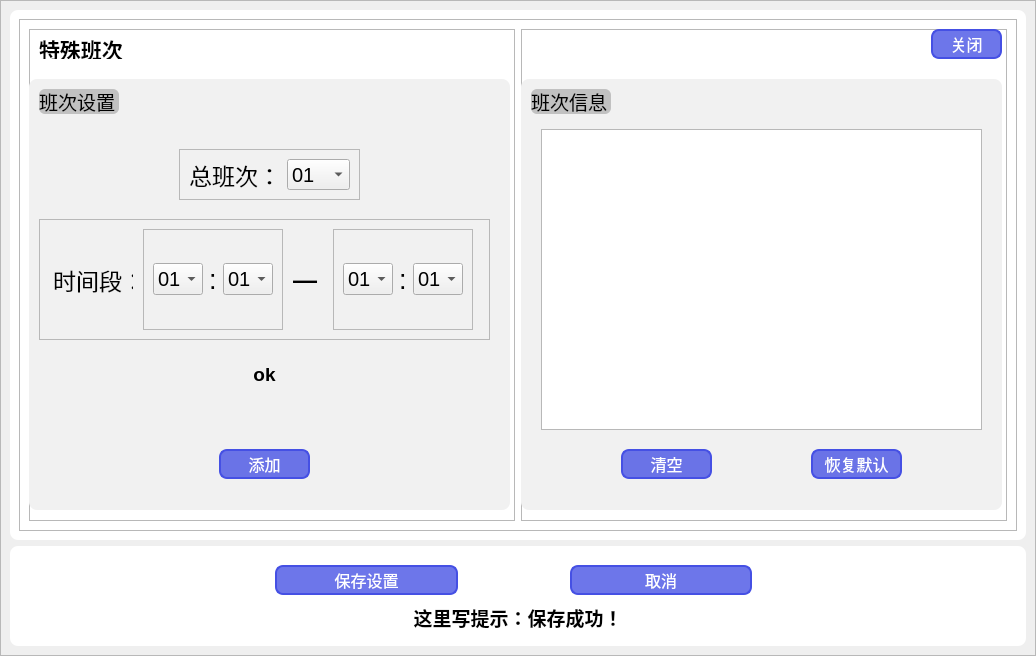
<?xml version="1.0" encoding="UTF-8"?>
<ui version="4.0">
 <class>MainWindow</class>
 <widget class="QMainWindow" name="MainWindow">
  <property name="geometry">
   <rect>
    <x>0</x>
    <y>0</y>
    <width>1036</width>
    <height>656</height>
   </rect>
  </property>
  <property name="minimumSize">
   <size>
    <width>1036</width>
    <height>656</height>
   </size>
  </property>
  <property name="maximumSize">
   <size>
    <width>1036</width>
    <height>656</height>
   </size>
  </property>
  <property name="windowTitle">
   <string>MainWindow</string>
  </property>
  <property name="styleSheet">
   <string notr="true"/>
  </property>
  <widget class="QWidget" name="centralwidget">
   <layout class="QVBoxLayout" name="verticalLayout">
    <property name="spacing">
     <number>0</number>
    </property>
    <property name="leftMargin">
     <number>0</number>
    </property>
    <property name="topMargin">
     <number>0</number>
    </property>
    <property name="rightMargin">
     <number>0</number>
    </property>
    <property name="bottomMargin">
     <number>0</number>
    </property>
    <item>
     <widget class="QFrame" name="frame">
      <property name="styleSheet">
       <string notr="true">#frame{
border-image: url(:/images/images/background.png);
}</string>
      </property>
      <property name="frameShape">
       <enum>QFrame::StyledPanel</enum>
      </property>
      <property name="frameShadow">
       <enum>QFrame::Raised</enum>
      </property>
      <layout class="QVBoxLayout" name="verticalLayout_3">
       <item>
        <widget class="QFrame" name="frame_3">
         <property name="styleSheet">
          <string notr="true">#frame_3{
	background-color: rgb(255, 255, 255);
 	border-radius:8px;

}</string>
         </property>
         <property name="frameShape">
          <enum>QFrame::StyledPanel</enum>
         </property>
         <property name="frameShadow">
          <enum>QFrame::Raised</enum>
         </property>
         <layout class="QHBoxLayout" name="horizontalLayout">
          <item>
           <widget class="QFrame" name="frame_2">
            <property name="frameShape">
             <enum>QFrame::StyledPanel</enum>
            </property>
            <property name="frameShadow">
             <enum>QFrame::Raised</enum>
            </property>
            <layout class="QHBoxLayout" name="horizontalLayout_3">
             <item>
              <widget class="QFrame" name="frame_6">
               <property name="frameShape">
                <enum>QFrame::StyledPanel</enum>
               </property>
               <property name="frameShadow">
                <enum>QFrame::Raised</enum>
               </property>
               <widget class="QFrame" name="frame_8">
                <property name="geometry">
                 <rect>
                  <x>0</x>
                  <y>50</y>
                  <width>481</width>
                  <height>431</height>
                 </rect>
                </property>
                <property name="styleSheet">
                 <string notr="true">#frame_8{
color: rgb(255, 255, 255);
border-radius:8px;
	background-color: rgb(241, 241, 241);

}
</string>
                </property>
                <property name="frameShape">
                 <enum>QFrame::StyledPanel</enum>
                </property>
                <property name="frameShadow">
                 <enum>QFrame::Raised</enum>
                </property>
                <widget class="QLabel" name="label_2">
                 <property name="geometry">
                  <rect>
                   <x>10</x>
                   <y>10</y>
                   <width>80</width>
                   <height>25</height>
                  </rect>
                 </property>
                 <property name="minimumSize">
                  <size>
                   <width>80</width>
                   <height>25</height>
                  </size>
                 </property>
                 <property name="maximumSize">
                  <size>
                   <width>80</width>
                   <height>25</height>
                  </size>
                 </property>
                 <property name="font">
                  <font>
                   <pointsize>14</pointsize>
                  </font>
                 </property>
                 <property name="styleSheet">
                  <string notr="true">#label_2{
	background-color:rgb(193, 193, 193);
border-radius:6px;

}</string>
                 </property>
                 <property name="text">
                  <string>班次设置</string>
                 </property>
                </widget>
                <widget class="QPushButton" name="pushButton_3">
                 <property name="geometry">
                  <rect>
                   <x>190</x>
                   <y>370</y>
                   <width>91</width>
                   <height>30</height>
                  </rect>
                 </property>
                 <property name="minimumSize">
                  <size>
                   <width>0</width>
                   <height>30</height>
                  </size>
                 </property>
                 <property name="maximumSize">
                  <size>
                   <width>16777215</width>
                   <height>30</height>
                  </size>
                 </property>
                 <property name="font">
                  <font>
                   <pointsize>12</pointsize>
                  </font>
                 </property>
                 <property name="styleSheet">
                  <string notr="true">#pushButton_3{
color: rgb(255, 255, 255);
border-radius:8px;
background-color: rgb(69, 80, 228,200);
border:2px solid  rgb(69, 80, 228);
}

#pushButton_3:hover{
background-color: rgb(69, 80, 228,100);
color:black;
}



#pushButton_3:pressed{
background-color:  rgb(69, 80, 228,150);
color:black;
padding-top:3px;
padding-left:3px;
}</string>
                 </property>
                 <property name="text">
                  <string>添加</string>
                 </property>
                </widget>
                <widget class="QFrame" name="frame_7">
                 <property name="geometry">
                  <rect>
                   <x>150</x>
                   <y>70</y>
                   <width>181</width>
                   <height>51</height>
                  </rect>
                 </property>
                 <property name="frameShape">
                  <enum>QFrame::StyledPanel</enum>
                 </property>
                 <property name="frameShadow">
                  <enum>QFrame::Raised</enum>
                 </property>
                 <layout class="QHBoxLayout" name="horizontalLayout_4">
                  <item>
                   <widget class="QLabel" name="label_4">
                    <property name="font">
                     <font>
                      <pointsize>17</pointsize>
                     </font>
                    </property>
                    <property name="text">
                     <string>总班次：</string>
                    </property>
                   </widget>
                  </item>
                  <item>
                   <widget class="QComboBox" name="comboBox_7">
                    <property name="font">
                     <font>
                      <pointsize>15</pointsize>
                     </font>
                    </property>
                    <item>
                     <property name="text">
                      <string>01</string>
                     </property>
                    </item>
                    <item>
                     <property name="text">
                      <string>02</string>
                     </property>
                    </item>
                    <item>
                     <property name="text">
                      <string>03</string>
                     </property>
                    </item>
                   </widget>
                  </item>
                 </layout>
                </widget>
                <widget class="QFrame" name="frame_10">
                 <property name="geometry">
                  <rect>
                   <x>10</x>
                   <y>140</y>
                   <width>451</width>
                   <height>121</height>
                  </rect>
                 </property>
                 <property name="frameShape">
                  <enum>QFrame::StyledPanel</enum>
                 </property>
                 <property name="frameShadow">
                  <enum>QFrame::Raised</enum>
                 </property>
                 <layout class="QHBoxLayout" name="horizontalLayout_5">
                  <item>
                   <widget class="QLabel" name="label_9">
                    <property name="minimumSize">
                     <size>
                      <width>80</width>
                      <height>0</height>
                     </size>
                    </property>
                    <property name="maximumSize">
                     <size>
                      <width>80</width>
                      <height>16777215</height>
                     </size>
                    </property>
                    <property name="font">
                     <font>
                      <pointsize>17</pointsize>
                     </font>
                    </property>
                    <property name="text">
                     <string>时间段：</string>
                    </property>
                   </widget>
                  </item>
                  <item>
                   <widget class="QFrame" name="frame_12">
                    <property name="minimumSize">
                     <size>
                      <width>140</width>
                      <height>0</height>
                     </size>
                    </property>
                    <property name="maximumSize">
                     <size>
                      <width>140</width>
                      <height>16777215</height>
                     </size>
                    </property>
                    <property name="frameShape">
                     <enum>QFrame::StyledPanel</enum>
                    </property>
                    <property name="frameShadow">
                     <enum>QFrame::Raised</enum>
                    </property>
                    <layout class="QHBoxLayout" name="horizontalLayout_7">
                     <item>
                      <widget class="QComboBox" name="comboBox_12">
                       <property name="maximumSize">
                        <size>
                         <width>50</width>
                         <height>16777215</height>
                        </size>
                       </property>
                       <property name="font">
                        <font>
                         <pointsize>15</pointsize>
                        </font>
                       </property>
                       <item>
                        <property name="text">
                         <string>01</string>
                        </property>
                       </item>
                       <item>
                        <property name="text">
                         <string>99</string>
                        </property>
                       </item>
                       <item>
                        <property name="text">
                         <string>02</string>
                        </property>
                       </item>
                       <item>
                        <property name="text">
                         <string>03</string>
                        </property>
                       </item>
                      </widget>
                     </item>
                     <item>
                      <widget class="QLabel" name="label_11">
                       <property name="maximumSize">
                        <size>
                         <width>10</width>
                         <height>16777215</height>
                        </size>
                       </property>
                       <property name="font">
                        <font>
                         <pointsize>20</pointsize>
                        </font>
                       </property>
                       <property name="text">
                        <string>:</string>
                       </property>
                      </widget>
                     </item>
                     <item>
                      <widget class="QComboBox" name="comboBox_13">
                       <property name="maximumSize">
                        <size>
                         <width>50</width>
                         <height>16777215</height>
                        </size>
                       </property>
                       <property name="font">
                        <font>
                         <pointsize>15</pointsize>
                        </font>
                       </property>
                       <item>
                        <property name="text">
                         <string>01</string>
                        </property>
                       </item>
                       <item>
                        <property name="text">
                         <string>99</string>
                        </property>
                       </item>
                       <item>
                        <property name="text">
                         <string>02</string>
                        </property>
                       </item>
                       <item>
                        <property name="text">
                         <string>03</string>
                        </property>
                       </item>
                      </widget>
                     </item>
                    </layout>
                   </widget>
                  </item>
                  <item>
                   <widget class="QLabel" name="label_12">
                    <property name="minimumSize">
                     <size>
                      <width>30</width>
                      <height>0</height>
                     </size>
                    </property>
                    <property name="maximumSize">
                     <size>
                      <width>30</width>
                      <height>16777215</height>
                     </size>
                    </property>
                    <property name="font">
                     <font>
                      <pointsize>18</pointsize>
                      <weight>75</weight>
                      <bold>true</bold>
                      <underline>false</underline>
                     </font>
                    </property>
                    <property name="text">
                     <string>—</string>
                    </property>
                   </widget>
                  </item>
                  <item>
                   <widget class="QFrame" name="frame_11">
                    <property name="minimumSize">
                     <size>
                      <width>140</width>
                      <height>0</height>
                     </size>
                    </property>
                    <property name="maximumSize">
                     <size>
                      <width>140</width>
                      <height>16777215</height>
                     </size>
                    </property>
                    <property name="frameShape">
                     <enum>QFrame::StyledPanel</enum>
                    </property>
                    <property name="frameShadow">
                     <enum>QFrame::Raised</enum>
                    </property>
                    <layout class="QHBoxLayout" name="horizontalLayout_6">
                     <item>
                      <widget class="QComboBox" name="comboBox_10">
                       <property name="maximumSize">
                        <size>
                         <width>50</width>
                         <height>16777215</height>
                        </size>
                       </property>
                       <property name="font">
                        <font>
                         <pointsize>15</pointsize>
                        </font>
                       </property>
                       <item>
                        <property name="text">
                         <string>01</string>
                        </property>
                       </item>
                       <item>
                        <property name="text">
                         <string>99</string>
                        </property>
                       </item>
                       <item>
                        <property name="text">
                         <string>02</string>
                        </property>
                       </item>
                       <item>
                        <property name="text">
                         <string>03</string>
                        </property>
                       </item>
                      </widget>
                     </item>
                     <item>
                      <widget class="QLabel" name="label_10">
                       <property name="maximumSize">
                        <size>
                         <width>10</width>
                         <height>16777215</height>
                        </size>
                       </property>
                       <property name="font">
                        <font>
                         <pointsize>20</pointsize>
                        </font>
                       </property>
                       <property name="text">
                        <string>:</string>
                       </property>
                      </widget>
                     </item>
                     <item>
                      <widget class="QComboBox" name="comboBox_11">
                       <property name="maximumSize">
                        <size>
                         <width>50</width>
                         <height>16777215</height>
                        </size>
                       </property>
                       <property name="font">
                        <font>
                         <pointsize>15</pointsize>
                        </font>
                       </property>
                       <item>
                        <property name="text">
                         <string>01</string>
                        </property>
                       </item>
                       <item>
                        <property name="text">
                         <string>99</string>
                        </property>
                       </item>
                       <item>
                        <property name="text">
                         <string>02</string>
                        </property>
                       </item>
                       <item>
                        <property name="text">
                         <string>03</string>
                        </property>
                       </item>
                      </widget>
                     </item>
                    </layout>
                   </widget>
                  </item>
                 </layout>
                </widget>
                <widget class="QTextEdit" name="textEdit_3">
                 <property name="geometry">
                  <rect>
                   <x>30</x>
                   <y>280</y>
                   <width>411</width>
                   <height>61</height>
                  </rect>
                 </property>
                 <property name="styleSheet">
                  <string notr="true">border:none;
background-color: rgb(255, 255, 255,0);</string>
                 </property>
                 <property name="html">
                  <string>&lt;!DOCTYPE HTML PUBLIC &quot;-//W3C//DTD HTML 4.0//EN&quot; &quot;http://www.w3.org/TR/REC-html40/strict.dtd&quot;&gt;
&lt;html&gt;&lt;head&gt;&lt;meta name=&quot;qrichtext&quot; content=&quot;1&quot; /&gt;&lt;style type=&quot;text/css&quot;&gt;
p, li { white-space: pre-wrap; }
&lt;/style&gt;&lt;/head&gt;&lt;body style=&quot; font-family:'SimSun'; font-size:9pt; font-weight:400; font-style:normal;&quot;&gt;
&lt;p align=&quot;center&quot; style=&quot; margin-top:0px; margin-bottom:0px; margin-left:0px; margin-right:0px; -qt-block-indent:0; text-indent:0px;&quot;&gt;&lt;span style=&quot; font-size:14pt; font-weight:600;&quot;&gt;ok&lt;/span&gt;&lt;/p&gt;&lt;/body&gt;&lt;/html&gt;</string>
                 </property>
                </widget>
               </widget>
               <widget class="QLabel" name="label">
                <property name="geometry">
                 <rect>
                  <x>10</x>
                  <y>10</y>
                  <width>171</width>
                  <height>20</height>
                 </rect>
                </property>
                <property name="minimumSize">
                 <size>
                  <width>0</width>
                  <height>20</height>
                 </size>
                </property>
                <property name="maximumSize">
                 <size>
                  <width>16777215</width>
                  <height>20</height>
                 </size>
                </property>
                <property name="font">
                 <font>
                  <pointsize>16</pointsize>
                  <weight>75</weight>
                  <bold>true</bold>
                 </font>
                </property>
                <property name="styleSheet">
                 <string notr="true">#label{
	background-color: none;

}</string>
                </property>
                <property name="text">
                 <string>特殊班次</string>
                </property>
               </widget>
              </widget>
             </item>
             <item>
              <widget class="QFrame" name="frame_5">
               <property name="frameShape">
                <enum>QFrame::StyledPanel</enum>
               </property>
               <property name="frameShadow">
                <enum>QFrame::Raised</enum>
               </property>
               <widget class="QFrame" name="frame_9">
                <property name="geometry">
                 <rect>
                  <x>0</x>
                  <y>50</y>
                  <width>481</width>
                  <height>431</height>
                 </rect>
                </property>
                <property name="styleSheet">
                 <string notr="true">#frame_9{
color: rgb(255, 255, 255);
border-radius:8px;
	background-color: rgb(241, 241, 241);

}
</string>
                </property>
                <property name="frameShape">
                 <enum>QFrame::StyledPanel</enum>
                </property>
                <property name="frameShadow">
                 <enum>QFrame::Raised</enum>
                </property>
                <widget class="QLabel" name="label_3">
                 <property name="geometry">
                  <rect>
                   <x>10</x>
                   <y>10</y>
                   <width>80</width>
                   <height>25</height>
                  </rect>
                 </property>
                 <property name="minimumSize">
                  <size>
                   <width>80</width>
                   <height>25</height>
                  </size>
                 </property>
                 <property name="maximumSize">
                  <size>
                   <width>80</width>
                   <height>25</height>
                  </size>
                 </property>
                 <property name="font">
                  <font>
                   <pointsize>14</pointsize>
                  </font>
                 </property>
                 <property name="styleSheet">
                  <string notr="true">#label_3{
background-color:rgb(193, 193, 193);
border-radius:6px;

}</string>
                 </property>
                 <property name="text">
                  <string>班次信息</string>
                 </property>
                </widget>
                <widget class="QPushButton" name="pushButton_5">
                 <property name="geometry">
                  <rect>
                   <x>100</x>
                   <y>370</y>
                   <width>91</width>
                   <height>30</height>
                  </rect>
                 </property>
                 <property name="minimumSize">
                  <size>
                   <width>0</width>
                   <height>30</height>
                  </size>
                 </property>
                 <property name="maximumSize">
                  <size>
                   <width>16777215</width>
                   <height>30</height>
                  </size>
                 </property>
                 <property name="font">
                  <font>
                   <pointsize>12</pointsize>
                  </font>
                 </property>
                 <property name="styleSheet">
                  <string notr="true">#pushButton_5{
color: rgb(255, 255, 255);
border-radius:8px;
background-color: rgb(69, 80, 228,200);
border:2px solid  rgb(69, 80, 228);
}

#pushButton_5:hover{
background-color: rgb(69, 80, 228,100);
color:black;
}



#pushButton_5:pressed{
background-color:  rgb(69, 80, 228,150);
color:black;
padding-top:3px;
padding-left:3px;
}</string>
                 </property>
                 <property name="text">
                  <string>清空</string>
                 </property>
                </widget>
                <widget class="QPushButton" name="pushButton_6">
                 <property name="geometry">
                  <rect>
                   <x>290</x>
                   <y>370</y>
                   <width>91</width>
                   <height>30</height>
                  </rect>
                 </property>
                 <property name="minimumSize">
                  <size>
                   <width>0</width>
                   <height>30</height>
                  </size>
                 </property>
                 <property name="maximumSize">
                  <size>
                   <width>16777215</width>
                   <height>30</height>
                  </size>
                 </property>
                 <property name="font">
                  <font>
                   <pointsize>12</pointsize>
                  </font>
                 </property>
                 <property name="styleSheet">
                  <string notr="true">#pushButton_6{
color: rgb(255, 255, 255);
border-radius:8px;
background-color: rgb(69, 80, 228,200);
border:2px solid  rgb(69, 80, 228);
}

#pushButton_6:hover{
background-color: rgb(69, 80, 228,100);
color:black;
}



#pushButton_6:pressed{
background-color:  rgb(69, 80, 228,150);
color:black;
padding-top:3px;
padding-left:3px;
}</string>
                 </property>
                 <property name="text">
                  <string>恢复默认</string>
                 </property>
                </widget>
                <widget class="QTextEdit" name="textEdit_2">
                 <property name="geometry">
                  <rect>
                   <x>20</x>
                   <y>50</y>
                   <width>441</width>
                   <height>301</height>
                  </rect>
                 </property>
                </widget>
               </widget>
               <widget class="QPushButton" name="pushButton_2">
                <property name="geometry">
                 <rect>
                  <x>410</x>
                  <y>0</y>
                  <width>71</width>
                  <height>30</height>
                 </rect>
                </property>
                <property name="minimumSize">
                 <size>
                  <width>0</width>
                  <height>30</height>
                 </size>
                </property>
                <property name="maximumSize">
                 <size>
                  <width>16777215</width>
                  <height>30</height>
                 </size>
                </property>
                <property name="font">
                 <font>
                  <pointsize>12</pointsize>
                 </font>
                </property>
                <property name="styleSheet">
                 <string notr="true">#pushButton_2{
color: rgb(255, 255, 255);
border-radius:8px;
background-color: rgb(69, 80, 228,200);
border:2px solid  rgb(69, 80, 228);
}

#pushButton_2:hover{
background-color: rgb(69, 80, 228,100);
color:black;
}



#pushButton_2:pressed{
background-color:  rgb(69, 80, 228,150);
color:black;
padding-top:3px;
padding-left:3px;
}</string>
                </property>
                <property name="text">
                 <string>关闭</string>
                </property>
               </widget>
              </widget>
             </item>
            </layout>
           </widget>
          </item>
         </layout>
        </widget>
       </item>
       <item>
        <widget class="QFrame" name="frame_4">
         <property name="minimumSize">
          <size>
           <width>0</width>
           <height>100</height>
          </size>
         </property>
         <property name="maximumSize">
          <size>
           <width>16777215</width>
           <height>100</height>
          </size>
         </property>
         <property name="styleSheet">
          <string notr="true">#frame_4{
	background-color: rgb(255, 255, 255);
 	border-radius:8px;

}</string>
         </property>
         <property name="frameShape">
          <enum>QFrame::StyledPanel</enum>
         </property>
         <property name="frameShadow">
          <enum>QFrame::Raised</enum>
         </property>
         <layout class="QVBoxLayout" name="verticalLayout_2">
          <item>
           <widget class="QWidget" name="widget_picture_button" native="true">
            <property name="minimumSize">
             <size>
              <width>0</width>
              <height>50</height>
             </size>
            </property>
            <property name="maximumSize">
             <size>
              <width>16777215</width>
              <height>50</height>
             </size>
            </property>
            <property name="styleSheet">
             <string notr="true">#widget_picture_button{

	background-color: rgb(0, 255, 255,0);


}</string>
            </property>
            <layout class="QHBoxLayout" name="horizontalLayout_2">
             <property name="spacing">
              <number>6</number>
             </property>
             <property name="leftMargin">
              <number>0</number>
             </property>
             <property name="topMargin">
              <number>0</number>
             </property>
             <property name="rightMargin">
              <number>9</number>
             </property>
             <property name="bottomMargin">
              <number>0</number>
             </property>
             <item>
              <widget class="QLabel" name="label_5">
               <property name="minimumSize">
                <size>
                 <width>250</width>
                 <height>0</height>
                </size>
               </property>
               <property name="maximumSize">
                <size>
                 <width>250</width>
                 <height>20</height>
                </size>
               </property>
               <property name="text">
                <string/>
               </property>
              </widget>
             </item>
             <item>
              <widget class="QPushButton" name="pushButton">
               <property name="minimumSize">
                <size>
                 <width>0</width>
                 <height>30</height>
                </size>
               </property>
               <property name="maximumSize">
                <size>
                 <width>16777215</width>
                 <height>30</height>
                </size>
               </property>
               <property name="font">
                <font>
                 <pointsize>12</pointsize>
                </font>
               </property>
               <property name="styleSheet">
                <string notr="true">#pushButton{
color: rgb(255, 255, 255);
border-radius:8px;
background-color: rgb(69, 80, 228,200);
border:2px solid  rgb(69, 80, 228);
}

#pushButton:hover{
background-color: rgb(69, 80, 228,100);
color:black;
}



#pushButton:pressed{
background-color:  rgb(69, 80, 228,150);
color:black;
padding-top:3px;
padding-left:3px;
}</string>
               </property>
               <property name="text">
                <string>保存设置</string>
               </property>
              </widget>
             </item>
             <item>
              <widget class="QLabel" name="label_7">
               <property name="minimumSize">
                <size>
                 <width>100</width>
                 <height>0</height>
                </size>
               </property>
               <property name="maximumSize">
                <size>
                 <width>100</width>
                 <height>20</height>
                </size>
               </property>
               <property name="text">
                <string/>
               </property>
              </widget>
             </item>
             <item>
              <widget class="QPushButton" name="pushButton_4">
               <property name="minimumSize">
                <size>
                 <width>0</width>
                 <height>30</height>
                </size>
               </property>
               <property name="maximumSize">
                <size>
                 <width>16777215</width>
                 <height>30</height>
                </size>
               </property>
               <property name="font">
                <font>
                 <pointsize>12</pointsize>
                </font>
               </property>
               <property name="styleSheet">
                <string notr="true">#pushButton_4{
color: rgb(255, 255, 255);
border-radius:8px;
background-color: rgb(69, 80, 228,200);
border:2px solid  rgb(69, 80, 228);
}

#pushButton_4:hover{
background-color: rgb(69, 80, 228,100);
color:black;
}



#pushButton_4:pressed{
background-color:  rgb(69, 80, 228,150);
color:black;
padding-top:3px;
padding-left:3px;
}</string>
               </property>
               <property name="text">
                <string>取消</string>
               </property>
              </widget>
             </item>
             <item>
              <widget class="QLabel" name="label_6">
               <property name="minimumSize">
                <size>
                 <width>250</width>
                 <height>0</height>
                </size>
               </property>
               <property name="maximumSize">
                <size>
                 <width>250</width>
                 <height>20</height>
                </size>
               </property>
               <property name="text">
                <string/>
               </property>
              </widget>
             </item>
            </layout>
           </widget>
          </item>
          <item>
           <widget class="QTextEdit" name="textEdit">
            <property name="styleSheet">
             <string notr="true">border:none;</string>
            </property>
            <property name="html">
             <string>&lt;!DOCTYPE HTML PUBLIC &quot;-//W3C//DTD HTML 4.0//EN&quot; &quot;http://www.w3.org/TR/REC-html40/strict.dtd&quot;&gt;
&lt;html&gt;&lt;head&gt;&lt;meta name=&quot;qrichtext&quot; content=&quot;1&quot; /&gt;&lt;style type=&quot;text/css&quot;&gt;
p, li { white-space: pre-wrap; }
&lt;/style&gt;&lt;/head&gt;&lt;body style=&quot; font-family:'SimSun'; font-size:9pt; font-weight:400; font-style:normal;&quot;&gt;
&lt;p align=&quot;center&quot; style=&quot; margin-top:0px; margin-bottom:0px; margin-left:0px; margin-right:0px; -qt-block-indent:0; text-indent:0px;&quot;&gt;&lt;span style=&quot; font-size:14pt; font-weight:600;&quot;&gt;这里写提示：保存成功！&lt;/span&gt;&lt;/p&gt;&lt;/body&gt;&lt;/html&gt;</string>
            </property>
           </widget>
          </item>
         </layout>
        </widget>
       </item>
      </layout>
     </widget>
    </item>
   </layout>
  </widget>
 </widget>
 <resources>
  <include location="resources/recources.qrc"/>
 </resources>
 <connections>
  <connection>
   <sender>pushButton_2</sender>
   <signal>clicked()</signal>
   <receiver>MainWindow</receiver>
   <slot>close()</slot>
   <hints>
    <hint type="sourcelabel">
     <x>948</x>
     <y>33</y>
    </hint>
    <hint type="destinationlabel">
     <x>1040</x>
     <y>38</y>
    </hint>
   </hints>
  </connection>
 </connections>
</ui>
